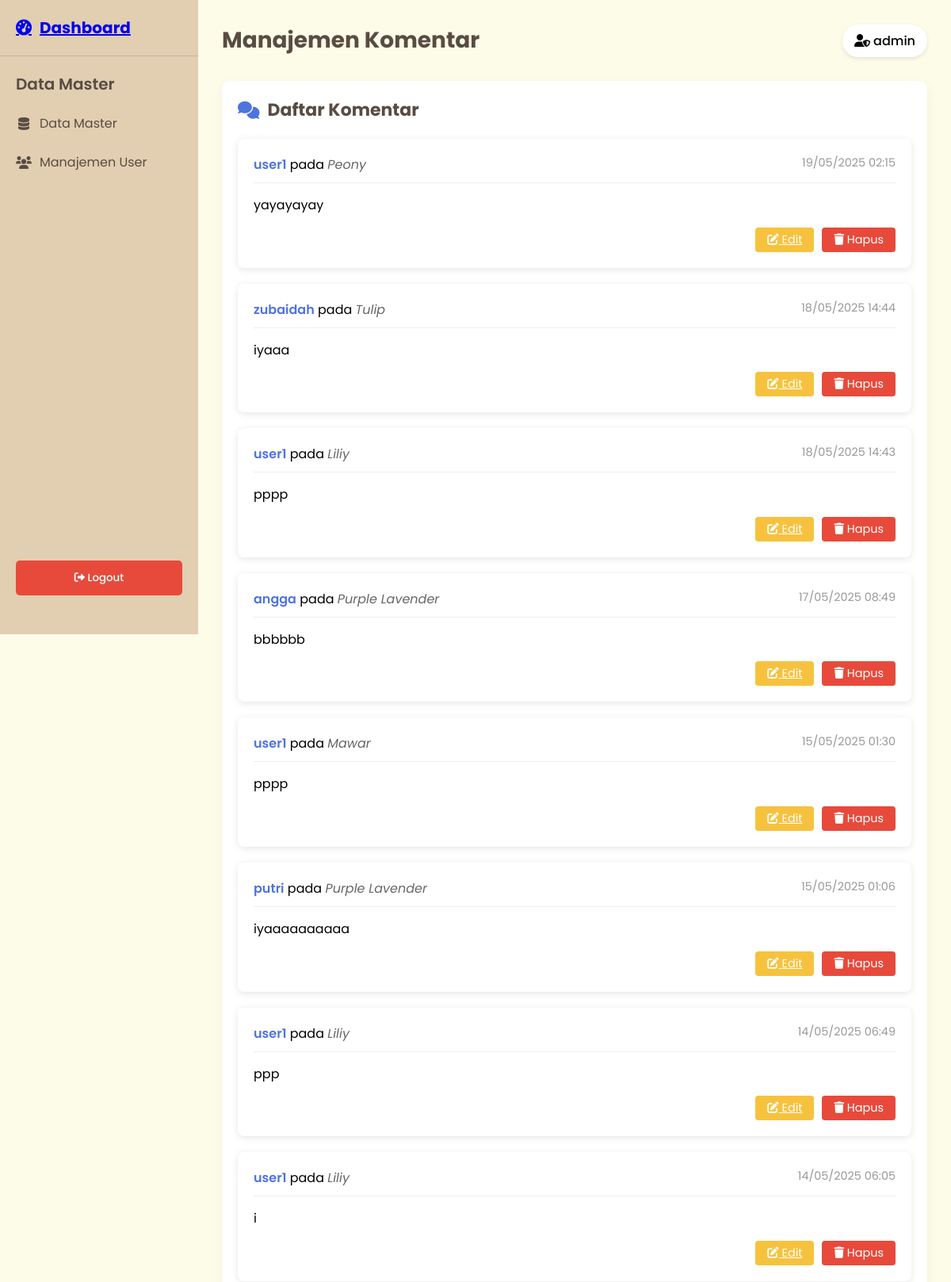
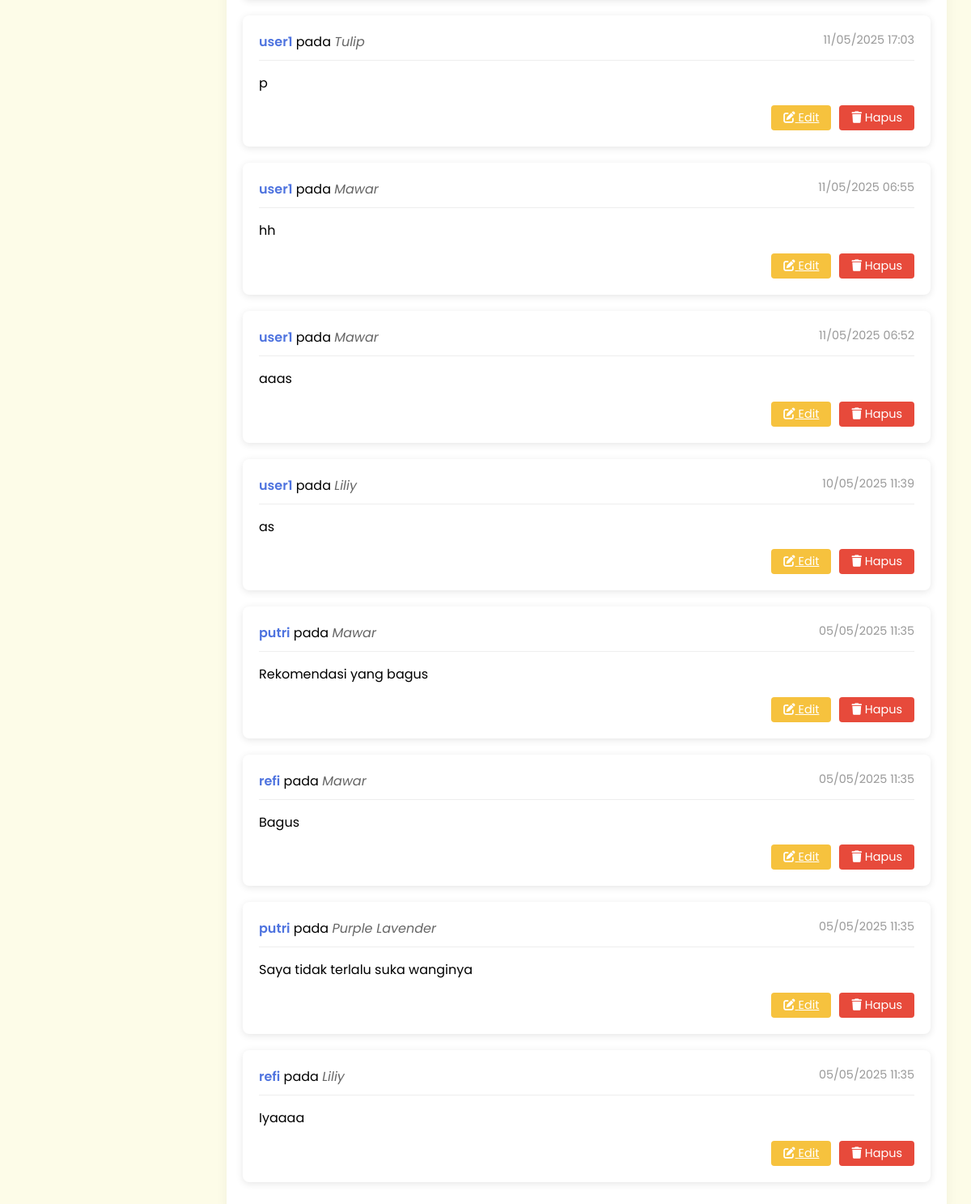
/flower_shop/admin/comments.php (signed in), run on an earlier commit of the app's database (2 pictures, top to bottom).
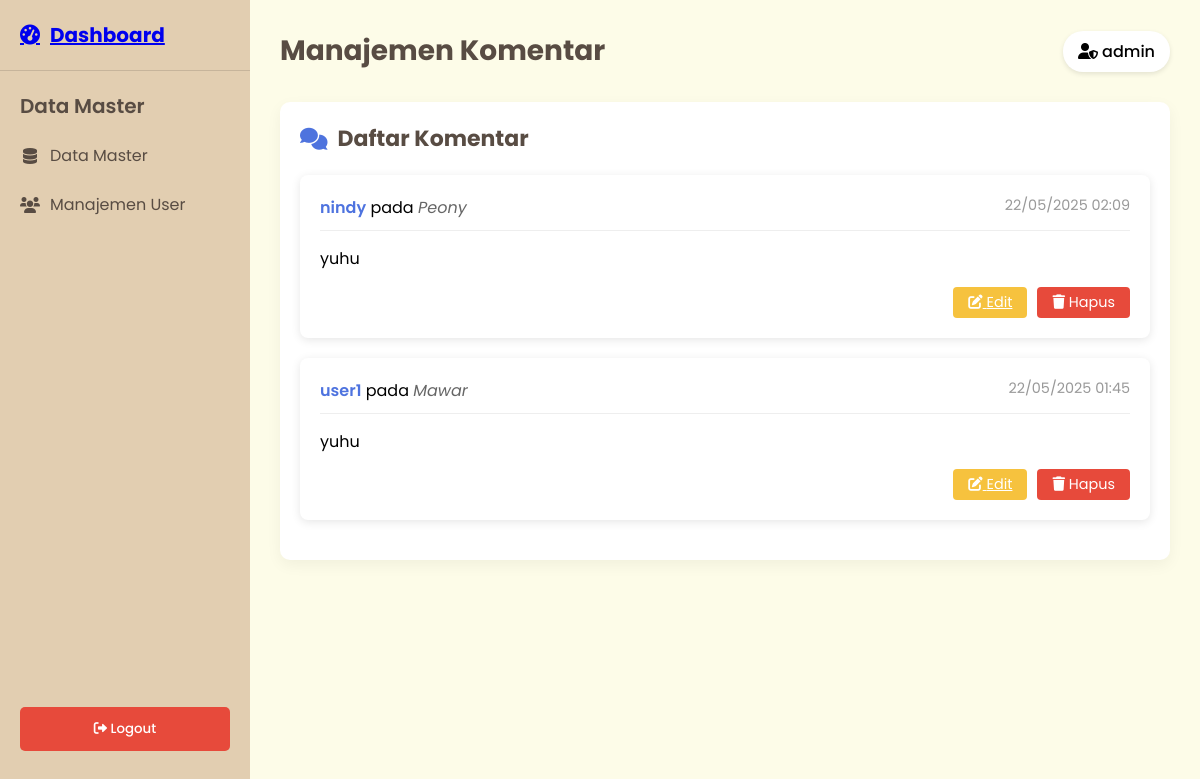
And on a later commit of the database.
### tables this page shows
CREATE TABLE `comments` (
  `id` int(11) NOT NULL,
  `product_id` int(11) NOT NULL,
  `user_id` int(11) NOT NULL,
  `comment` text NOT NULL,
  `rating` tinyint(1) DEFAULT NULL,
  `created_at` timestamp NOT NULL DEFAULT current_timestamp(),
  `updated_at` timestamp NOT NULL DEFAULT current_timestamp() ON UPDATE current_timestamp(),
  `username` varchar(255) NOT NULL
);

CREATE TABLE `users` (
  `id` int(11) NOT NULL,
  `username` varchar(50) NOT NULL,
  `password` varchar(255) NOT NULL,
  `email` varchar(100) NOT NULL,
  `full_name` varchar(100) DEFAULT NULL,
  `profile_picture` varchar(255) DEFAULT NULL,
  `created_at` timestamp NOT NULL DEFAULT current_timestamp(),
  `updated_at` timestamp NOT NULL DEFAULT current_timestamp() ON UPDATE current_timestamp(),
  `role` enum('user','admin') DEFAULT 'user',
  `is_verified` tinyint(1) DEFAULT 0
);

CREATE TABLE `products` (
  `id` int(11) NOT NULL,
  `name` varchar(255) NOT NULL,
  `color` varchar(50) NOT NULL,
  `price` decimal(10,2) NOT NULL,
  `description` text DEFAULT NULL,
  `image` varchar(255) NOT NULL,
  `created_at` timestamp NOT NULL DEFAULT current_timestamp(),
  `updated_at` timestamp NOT NULL DEFAULT current_timestamp() ON UPDATE current_timestamp(),
  `category` varchar(50) NOT NULL DEFAULT 'produk',
  `image_path` varchar(255) DEFAULT NULL
);

### flower_shop/admin/comments.php (the view, shortened to what this page needs)
<?php
require __DIR__.'/../config/database.php';
try {
    $stmt = $pdo->query("
        SELECT c.id, c.comment, c.created_at,
               u.username,
               p.name AS product_name
        FROM comments c
        JOIN users u ON c.user_id = u.id
        JOIN products p ON c.product_id = p.id
        ORDER BY c.created_at DESC
    ");
    $comments = $stmt->fetchAll(PDO::FETCH_ASSOC);
} catch (PDOException $e) {
    $error = "Gagal mengambil data komentar: " . $e->getMessage();
    $comments = [];
}
?>
<!DOCTYPE html>
<html lang="en">
<head>
    <link rel="stylesheet" href="https://cdnjs.cloudflare.com/ajax/libs/font-awesome/6.0.0/css/all.min.css">
    <link rel="stylesheet" href="../assets/css/admin.css">
</head>
<body>
    <div class="sidebar">
    <div class="sidebar-header">
        <a href="dashboard.php" class="dashboard-link">
            <h2><i class="fas fa-tachometer-alt"></i> <span>Dashboard</span></h2>
        </a>
    </div>
        <div class="sidebar-menu">
            <div class="menu-title">Data Master</div>
            <div class="menu-item" onclick="toggleSubmenu('data-master')">
                <i class="fas fa-database"></i> <span>Data Master</span>
            </div>
            <a href="users.php" class="menu-item">
                <i class="fas fa-users"></i> <span>Manajemen User</span>
            </a>
            <button class="logout-btn" onclick="window.location.href='logout.php'">
                <i class="fas fa-sign-out-alt"></i> <span>Logout</span>
            </button>
        </div>
    </div>
    <div class="main-content">
        <div class="header">
            <h1>Manajemen Komentar</h1>
            <div class="user-info">
                <i class="fas fa-user-shield"></i> <?php echo htmlspecialchars($_SESSION['username'] ?? 'Admin'); ?>
            </div>
        </div>
        <div class="data-section">
            <h2><i class="fas fa-comments"></i> Daftar Komentar</h2>
            <?php if (empty($comments)): ?>
                <div class="no-comments">
                    <i class="fas fa-comment-slash fa-2x"></i>
                    <p>Tidak ada komentar yang ditemukan</p>
                </div>
            <?php else: ?>
                <div class="comments-container">
                    <?php foreach ($comments as $comment): ?>
                        <div class="comment-card">
                            <div class="comment-header">
                                <div>
                                    <span class="comment-user"><?= htmlspecialchars($comment['username']) ?></span>
                                    <span> pada </span>
                                    <span class="comment-product"><?= htmlspecialchars($comment['product_name']) ?></span>
                                </div>
                                <div class="comment-date">
                                    <?= date('d/m/Y H:i', strtotime($comment['created_at'])) ?>
                                </div>
                            </div>
                            <div class="comment-content">
                                <?= nl2br(htmlspecialchars($comment['comment'])) ?>
                            </div>
                            <div class="comment-actions">
                                <a href="edit_comments.php?id=<?= $comment['id'] ?>" class="btn-edit">
                                    <i class="fas fa-edit"></i> Edit
                                </a>
                                <form method="POST" onsubmit="return confirm('Apakah Anda yakin ingin menghapus komentar ini?')">
                                    <button type="submit" name="delete_comment" class="btn-delete">
                                        <i class="fas fa-trash"></i> Hapus
                                    </button>
                                </form>
                            </div>
                        </div>
                    <?php endforeach; ?>
                </div>
            <?php endif; ?>
        </div>
    </div>
</body>
</html>

What changed in the data, as far as the page shows it:
removed comments: user.username "user1", product.name "Peony", created_at "19/05/2025 02:15", comment "yayayayay"
removed comments: user.username "zubaidah", product.name "Tulip", created_at "18/05/2025 14:44", comment "iyaaa"
removed comments: user.username "user1", product.name "Liliy", created_at "18/05/2025 14:43", comment "pppp"
removed comments: user.username "angga", product.name "Purple Lavender", created_at "17/05/2025 08:49", comment "bbbbbb"
removed comments: user.username "user1", product.name "Mawar", created_at "15/05/2025 01:30", comment "pppp"
removed comments: user.username "putri", product.name "Purple Lavender", created_at "15/05/2025 01:06", comment "iyaaaaaaaaaa"
removed comments: user.username "user1", product.name "Liliy", created_at "14/05/2025 06:49", comment "ppp"
removed comments: user.username "user1", product.name "Liliy", created_at "14/05/2025 06:05", comment "i"
removed comments: user.username "user1", product.name "Tulip", created_at "11/05/2025 17:03", comment "p"
removed comments: user.username "user1", product.name "Mawar", created_at "11/05/2025 06:55", comment "hh"
removed comments: user.username "user1", product.name "Mawar", created_at "11/05/2025 06:52", comment "aaas"
removed comments: user.username "user1", product.name "Liliy", created_at "10/05/2025 11:39", comment "as"
removed comments: user.username "putri", product.name "Mawar", created_at "05/05/2025 11:35", comment "Rekomendasi yang bagus"
removed comments: user.username "refi", product.name "Mawar", created_at "05/05/2025 11:35", comment "Bagus"
removed comments: user.username "putri", product.name "Purple Lavender", created_at "05/05/2025 11:35", comment "Saya tidak terlalu suka wanginya"
removed comments: user.username "refi", product.name "Liliy", created_at "05/05/2025 11:35", comment "Iyaaaa"
added comments: user.username "nindy", product.name "Peony", created_at "22/05/2025 02:09", comment "yuhu"
added comments: user.username "user1", product.name "Mawar", created_at "22/05/2025 01:45", comment "yuhu"
